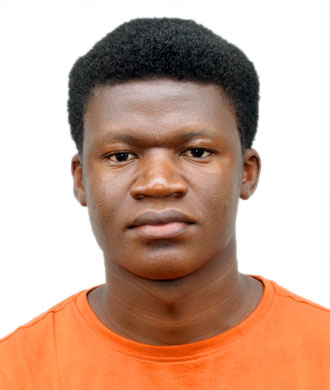
#> input picture assets/Oladapo AYODEJI 1.jpg, 330 x 390 px
$ python image_manipulation.py
#> lines starting #> are read from the running program, lines starting #| are printed output that depends on the picture
import random;
import cv2;
import numpy as np;
import matplotlib as mpl;

img = cv2.imread('./assets/Oladapo AYODEJI 1.jpg', -1);
#> img is the input picture: shape (390, 330, 3); mean B, G, R 150.1, 168.2, 202.7
B, G, R = cv2.split(img);
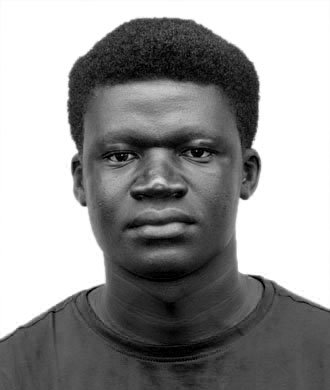
#> B: shape (390, 330); min 0, max 255, mean 150.1
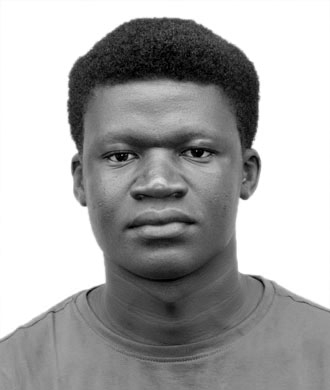
#> G: shape (390, 330); min 0, max 255, mean 168.2
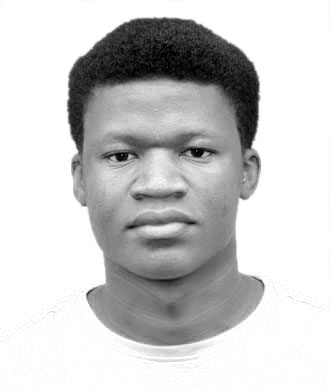
#> R: shape (390, 330); min 0, max 255, mean 202.7
# [13 lines of commented-out code are left out]
tag = img[20:50, 25:50];
#> tag: shape (30, 25, 3); every value is 255
img[10:40, 15:40] = tag;
# print(tag);

cv2.imshow('image', img);
cv2.waitKey(0);
cv2.destroyAllWindows();

$ run again, with assets/Oladapo AYODEJI.JPG copied over assets/Oladapo AYODEJI 1.jpg
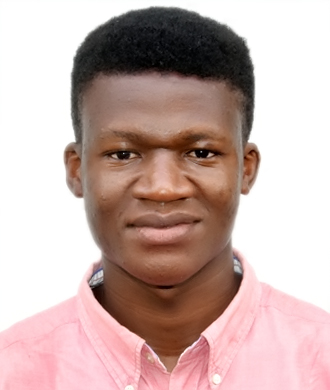
#> input picture assets/Oladapo AYODEJI.JPG, 330 x 390 px
#> img is the input picture: shape (390, 330, 3); mean B, G, R 171, 175.3, 199.2
#> `B, G, R = cv2.split(img);`:
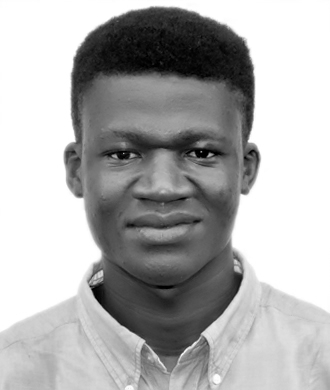
#> G: shape (390, 330); min 0, max 255, mean 175.3
#> `B, G, R = cv2.split(img);`:
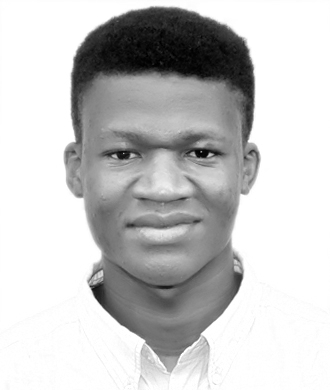
#> R: shape (390, 330); min 0, max 255, mean 199.2
#> tag: shape (30, 25, 3); every value is 255
